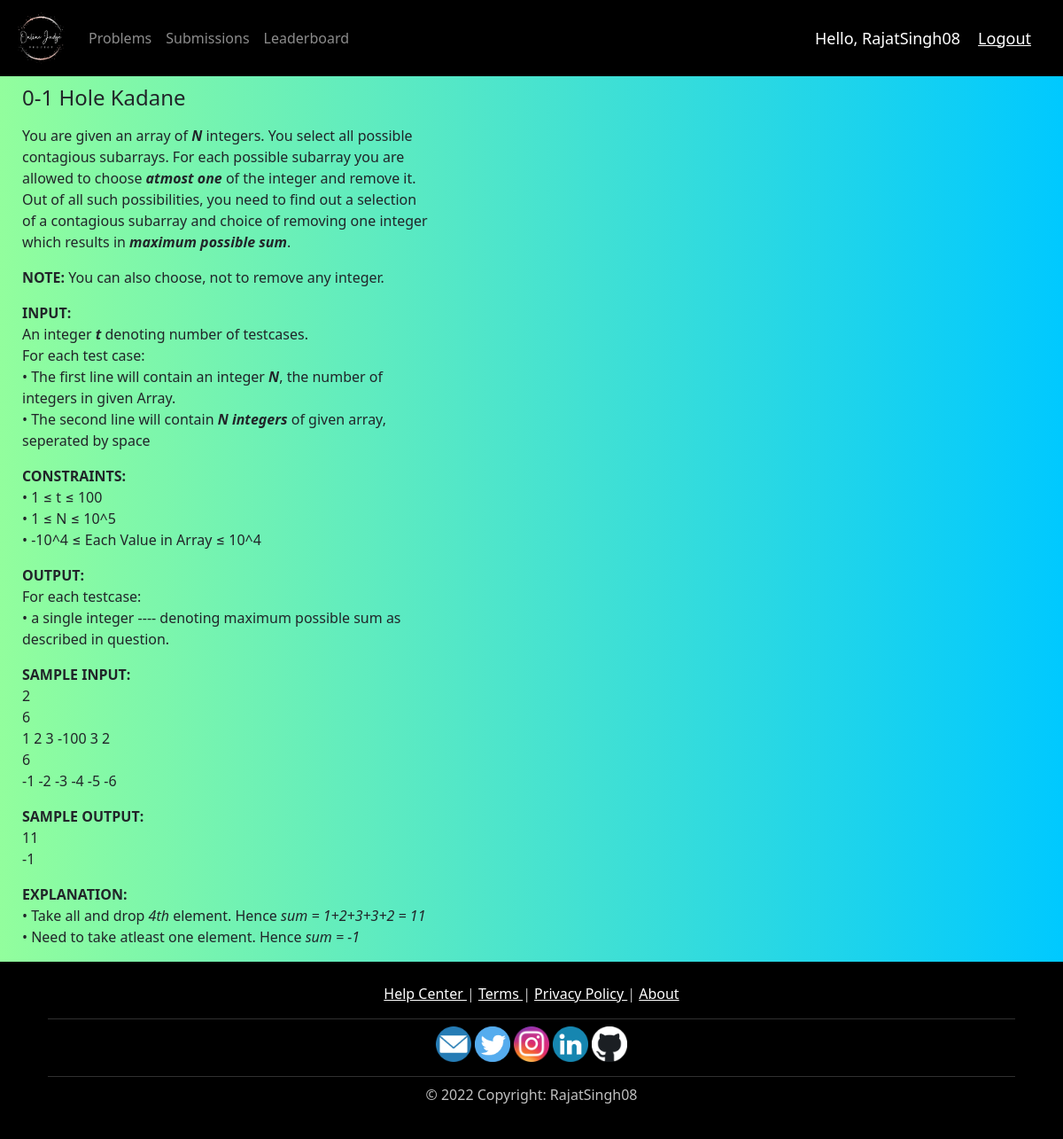
/problems/4/ (signed in), run on the app's committed database.
### OJ/models.py (models this page shows, shortened)
class Problem(models.Model):
    TOUGHNESS = (("Easy", "Easy"), ("Medium", "Medium"), ("Tough", "Tough"))
    STATUS = (("Unsolved", "Unsolved"), ("Solved", "Solved"))
    id = models.BigAutoField(primary_key=True)
    name = models.CharField(max_length=100, default="")
    description = RichTextField(default="")
    example = RichTextField(default="")
    difficulty = models.CharField(max_length=10, choices=TOUGHNESS)
    score = models.IntegerField(default=0)
    solved_status = models.CharField(
        max_length=10, choices=STATUS, default="Unsolved")

### OJ/views.py (the view)
# urls.py: path('problems/<int:problem_id>/', views.descriptionPage, name='description'),
@login_required(login_url='login')
def descriptionPage(request, problem_id):
    problem = get_object_or_404(Problem, id=problem_id)
    return render(request, 'OJ/description.html', {'problem': problem})

### OJ/templates/OJ/description.html
{% extends 'OJ/main.html' %}
{% block content %}
<div class="description_class">
    <h4>{{problem.name}}</h4>
    {% autoescape off %}
    <p>{{problem.description}}</p>
    <p>{{problem.example}}</p>
    {% endautoescape %}
</div>
{% endblock %}

### OJ/templates/OJ/navbar.html (shortened to what this page needs)
{% load static %}
<nav class="navbar navbar-expand-lg navbar-dark"
    style="background-color: #000000;">
    <a class="navbar-brand" href="/"><img src="{% static 'images/logo.png' %}"
            width="60" height="60" /></a>
    <div class="collapse navbar-collapse" id="navbarNav">
        <ul class="navbar-nav mr-auto mt-2 mt-lg-0">
            <li class="nav-item">
                <a class="nav-link" href="/problems">Problems</a>
            </li>
            <li class="nav-item">
                <a class="nav-link" href="/submissions">Submissions</a>
            </li>
            <li class="nav-item">
                <a class="nav-link" href="/leaderboard">Leaderboard</a>
            </li>
        </ul>
    </div>
    <span class="hello-msg">Hello, {{request.user}}</span>
    <span><a class="hello-msg" href="{% url 'logout' %}">Logout</a></span>
</nav>

### static/css/main.css (style rules this page uses)
body { background: #00C9FF !important; background: -webkit-linear-gradient(to right, #92FE9D, #00C9FF) !important; background: linear-gradient(to right, #92FE9D, #00C9FF) !important; }
.description_class { text-align: left !important; width: 40% !important; }

### OJ/templates/OJ/navbar.html (style rules this page uses)
.hello-msg { font-size: 18px; color: #fff; margin-right: 20px; }

### data on the page
Problem: name "0-1 Hole Kadane", description "You are given an array of N integers. You select all possible contagious subarrays. For each possible subarray you are allowed to choose atmost one of the integer and remove it. Out of all such possibilities, you need to find out a selection of a contagious subarray and choice of removing one integer which results in maximum possible sum . NOTE: You can also choose, not to remove any integer. INPUT: An integer t denoting number of testcases. For each test case: • The first line will contain an integer N , the number of integers in given Array. • The second line will contain N integers of given array, seperated by space CONSTRAINTS: • 1 ≤ t ≤ 100 • 1 ≤ N ≤ 10^5 • -10^4 ≤ Each Value in Array…", example "SAMPLE INPUT: 2 6 1 2 3 -100 3 2 6 -1 -2 -3 -4 -5 -6 SAMPLE OUTPUT: 11 -1 EXPLANATION: • Take all and drop 4th element. Hence sum = 1+2+3+3+2 = 11 • Need to take atleast one element. Hence sum = -1"

### other printed values
{{ request.user }} "RajatSingh08"
